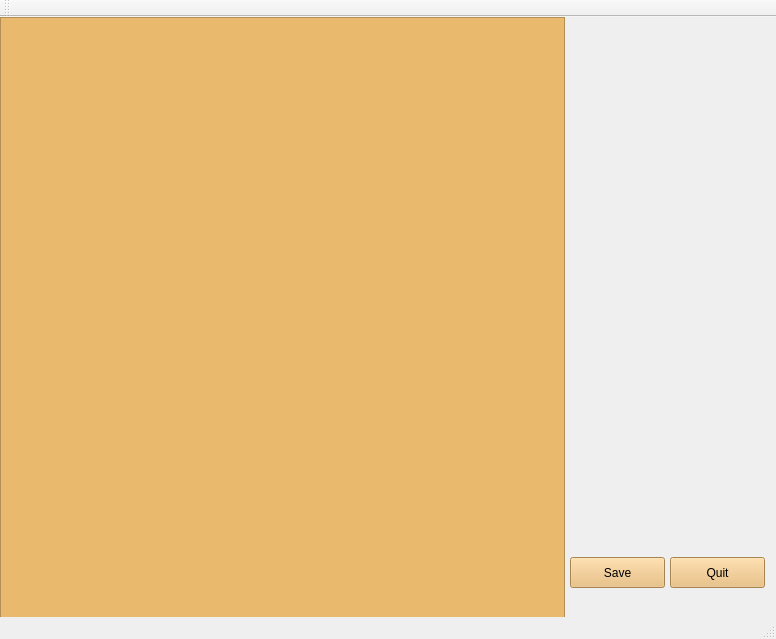
<?xml version="1.0" encoding="UTF-8"?>
<ui version="4.0">
 <class>MainWindow</class>
 <widget class="QMainWindow" name="MainWindow">
  <property name="geometry">
   <rect>
    <x>0</x>
    <y>0</y>
    <width>776</width>
    <height>639</height>
   </rect>
  </property>
  <property name="windowTitle">
   <string>MainWindow</string>
  </property>
  <widget class="QWidget" name="centralWidget">
   <widget class="mouse_tracking" name="graphicsView">
    <property name="geometry">
     <rect>
      <x>0</x>
      <y>0</y>
      <width>565</width>
      <height>621</height>
     </rect>
    </property>
    <property name="styleSheet">
     <string notr="true">background-color: rgb(233, 185, 110);</string>
    </property>
   </widget>
   <widget class="QLabel" name="label">
    <property name="enabled">
     <bool>false</bool>
    </property>
    <property name="geometry">
     <rect>
      <x>690</x>
      <y>590</y>
      <width>171</width>
      <height>41</height>
     </rect>
    </property>
    <property name="styleSheet">
     <string notr="true"/>
    </property>
    <property name="text">
     <string/>
    </property>
   </widget>
   <widget class="QLabel" name="red_light">
    <property name="geometry">
     <rect>
      <x>580</x>
      <y>360</y>
      <width>181</width>
      <height>151</height>
     </rect>
    </property>
    <property name="styleSheet">
     <string notr="true"/>
    </property>
    <property name="text">
     <string/>
    </property>
   </widget>
   <widget class="QLabel" name="black_light">
    <property name="geometry">
     <rect>
      <x>580</x>
      <y>60</y>
      <width>171</width>
      <height>151</height>
     </rect>
    </property>
    <property name="styleSheet">
     <string notr="true"/>
    </property>
    <property name="text">
     <string/>
    </property>
   </widget>
   <widget class="QLabel" name="black_losing">
    <property name="geometry">
     <rect>
      <x>0</x>
      <y>0</y>
      <width>561</width>
      <height>311</height>
     </rect>
    </property>
    <property name="lineWidth">
     <number>10</number>
    </property>
    <property name="text">
     <string/>
    </property>
    <property name="textFormat">
     <enum>Qt::RichText</enum>
    </property>
    <property name="scaledContents">
     <bool>true</bool>
    </property>
   </widget>
   <widget class="QLabel" name="red_losing">
    <property name="geometry">
     <rect>
      <x>0</x>
      <y>290</y>
      <width>561</width>
      <height>311</height>
     </rect>
    </property>
    <property name="lineWidth">
     <number>10</number>
    </property>
    <property name="text">
     <string/>
    </property>
    <property name="textFormat">
     <enum>Qt::RichText</enum>
    </property>
    <property name="scaledContents">
     <bool>true</bool>
    </property>
   </widget>
   <widget class="QPushButton" name="saveButton">
    <property name="geometry">
     <rect>
      <x>570</x>
      <y>540</y>
      <width>95</width>
      <height>31</height>
     </rect>
    </property>
    <property name="styleSheet">
     <string notr="true">background-color: rgb(233, 185, 110);</string>
    </property>
    <property name="text">
     <string>Save</string>
    </property>
   </widget>
   <widget class="QPushButton" name="quitButton">
    <property name="geometry">
     <rect>
      <x>670</x>
      <y>540</y>
      <width>95</width>
      <height>31</height>
     </rect>
    </property>
    <property name="styleSheet">
     <string notr="true">background-color: rgb(233, 185, 110);</string>
    </property>
    <property name="text">
     <string>Quit</string>
    </property>
   </widget>
   <widget class="QLabel" name="label_2">
    <property name="geometry">
     <rect>
      <x>210</x>
      <y>90</y>
      <width>131</width>
      <height>101</height>
     </rect>
    </property>
    <property name="text">
     <string/>
    </property>
   </widget>
  </widget>
  <widget class="QMenuBar" name="menuBar">
   <property name="geometry">
    <rect>
     <x>0</x>
     <y>0</y>
     <width>776</width>
     <height>22</height>
    </rect>
   </property>
  </widget>
  <widget class="QToolBar" name="mainToolBar">
   <attribute name="toolBarArea">
    <enum>TopToolBarArea</enum>
   </attribute>
   <attribute name="toolBarBreak">
    <bool>false</bool>
   </attribute>
  </widget>
  <widget class="QStatusBar" name="statusBar"/>
 </widget>
 <layoutdefault spacing="6" margin="11"/>
 <customwidgets>
  <customwidget>
   <class>mouse_tracking</class>
   <extends>QGraphicsView</extends>
   <header location="global">mouse_tracking.h</header>
  </customwidget>
 </customwidgets>
 <resources/>
 <connections/>
</ui>
